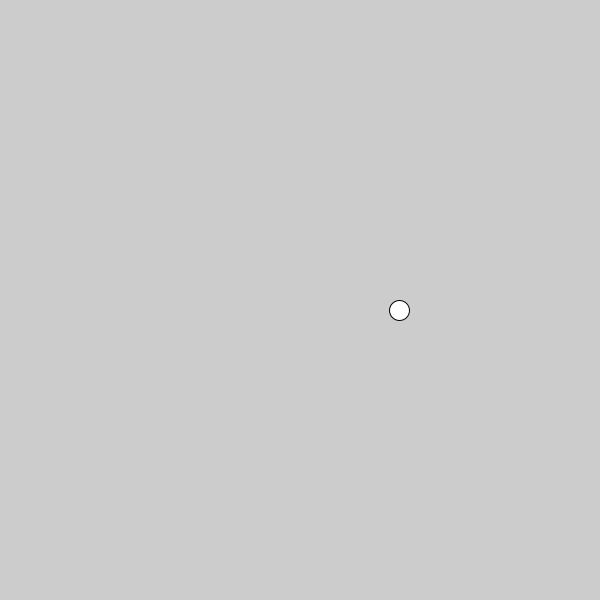
Frame 1 (no input)
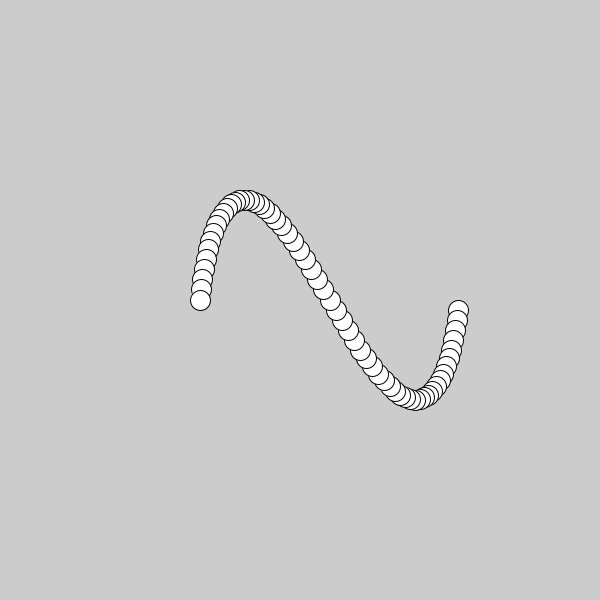
Frame 60 (the mouse pressed at the canvas centre just before this capture)
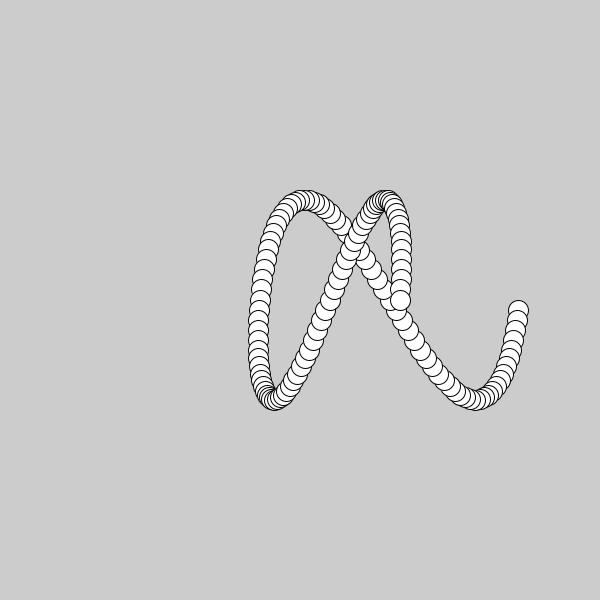
Frame 120 (the mouse held since frame 60 and released just before this capture)

The Processing sketch that drew these frames (run headless with seeded random() and noise(); from frame 60 on, the mouse is pressed at the canvas centre):

// Processing sketch: sin_review
// ── sin_review.pde
float angle;
PImage pg;
float incr = 3;

void setup() {
  size(600, 600);
  angle =0;
  pg = get(0, 0, 600, 600);
}

void draw() {
  image(pg, 1, 0);
  angle += incr;
  float sinResult = sin(radians(angle * 2));
  float cosResult = cos(radians(angle));
  float y =  map(sinResult, -1, 1, height/2 -100, height/2 +100);
  float x =  map(cosResult, -1, 1, height/2 -100, height/2 +100);
  
  
  
  ellipse(x, y, 20, 20);
  pg = get(0, 0, 600, 600);
}




//sin example review
//PGraphics object --
